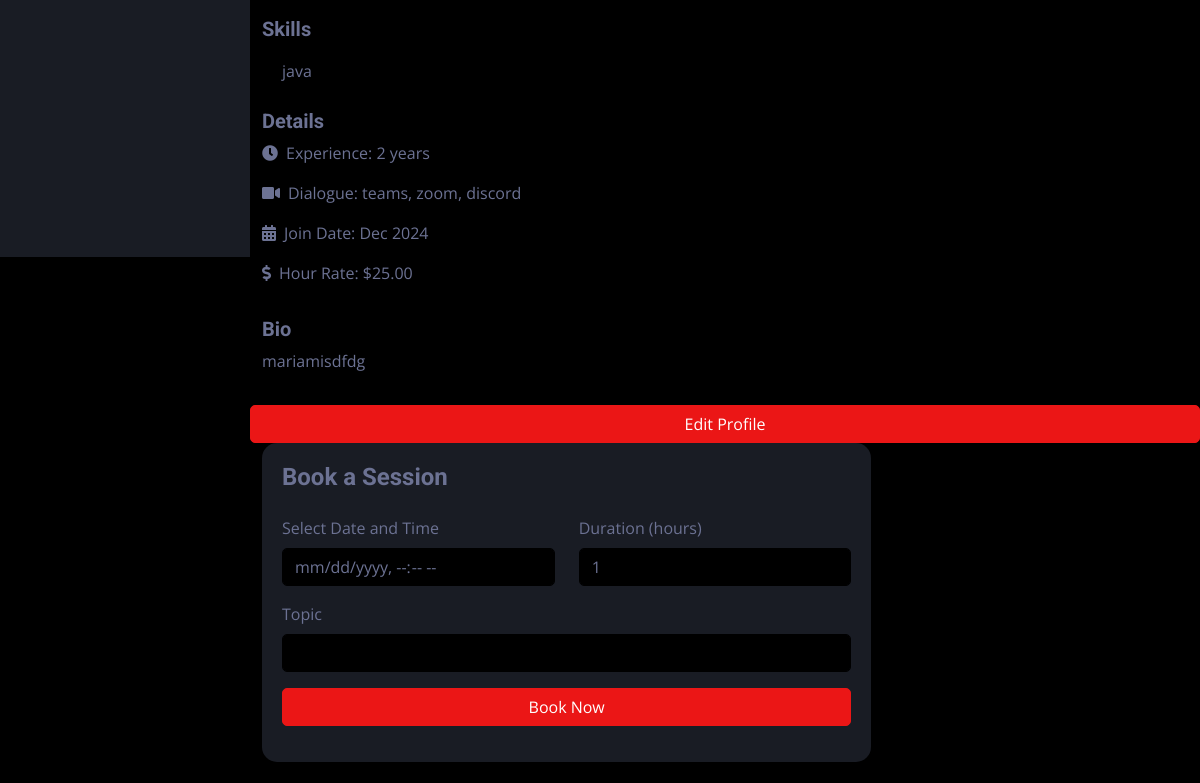
Page /teaching/teacher/1/ (middle part) on the earlier database version.
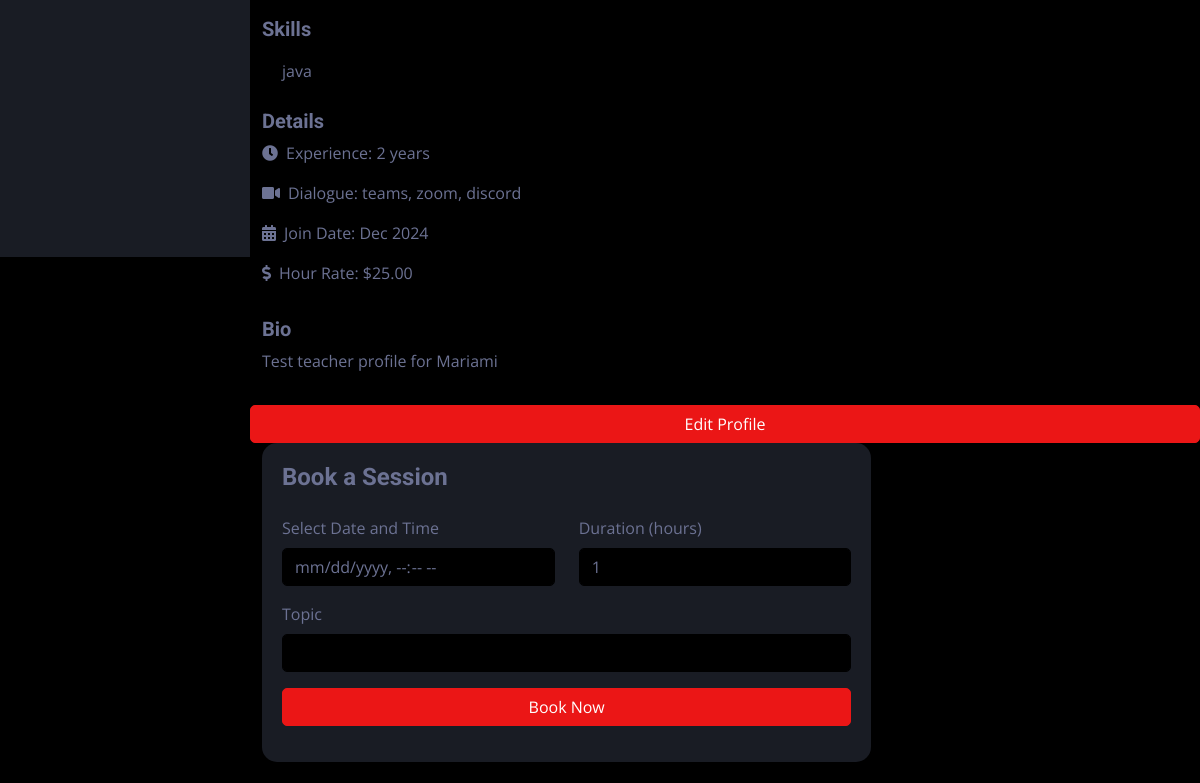
Same page on the later database version.
### teaching/models.py (models this page shows, shortened)
class TeacherProfile(models.Model):
    user = models.OneToOneField(settings.AUTH_USER_MODEL, on_delete=models.CASCADE, related_name='teacher_profile')
    profile_picture = models.ImageField(upload_to='profile_pictures/', blank=True, null=True)
    bio = models.TextField(null=True, blank=True)
    skills = models.ManyToManyField(Skill, blank=True)
    hourly_rate = models.DecimalField(max_digits=6, decimal_places=2, default=0.0)
    communication_methods = models.JSONField(default=list, blank=True)
    experience_years = models.PositiveIntegerField(default=0)
    rating = models.FloatField(default=0, validators=[MinValueValidator(0), MaxValueValidator(5)])
    total_reviews = models.PositiveIntegerField(default=0)
    join_date = models.DateField(auto_now_add=True)

### teaching/views.py (the view)
# urls.py: path('teacher/<int:teacher_id>/', views.teacher_profile_view, name='teacher_profile'),
def teacher_profile_view(request, teacher_id):
    teacher_profile = TeacherProfile.objects.get(id=teacher_id)
    reviews = Review.objects.filter(teacher_profile=teacher_profile).order_by('-created_at')
    avg_rating = reviews.aggregate(avg=Avg('rating'))['avg'] or 0
    review_count = reviews.count()
    context = {
        'teacher_profile': teacher_profile,
        'user': teacher_profile.user,
        'skills': teacher_profile.skills,
        'communication_methods': teacher_profile.communication_methods,
        'reviews': reviews,
        'avg_rating': avg_rating,
        'review_count': review_count,
    }
    return render(request, 'users/profile_teacher.html', context)

### bookings/context_processors.py (called while the page is built)
def unread_notifications(request):
    if request.user.is_authenticated:
        notifications = Notification.objects.filter(recipient=request.user, is_read=False)
        return {'notifications': notifications}
    return {'notifications': []}

### teaching/templatetags/custom_tags.py (called while the page is built)
@register.filter
def range_from(value):
    try:
        return range(int(value))
    except (TypeError, ValueError):
        return range(0)

@register.filter
def remaining_stars(value):
    try:
        return range(5 - int(float(value)))
    except (TypeError, ValueError):
        return range(5)

### users/context_processors.py (called while the page is built)
def navbar_data(request):
    if request.user.is_authenticated:
        messages = Message.objects.filter(receiver=request.user).order_by('-timestamp')[:5]
        notifications = Notification.objects.filter(user=request.user).order_by('-timestamp')[:5]
        return {'messages': messages, 'notifications': notifications}
    return {}

### users/templates/users/profile_teacher.html (shortened to what this page needs)
{% extends 'base.html' %}
   {% block content %}
 {% include 'components/sidebar.html' %}
    <div class="container py-5">
        <div class="row">
            {% include 'components/teacher_info.html' %}
            <a href="{% url 'teacher_profile_edit' %}" class="btn btn-primary">Edit Profile</a>
            <div class="col-lg-8">
                    {% include 'components/booking.html' with profile_teacher=teacher %}
            </div>
        </div>
    </div>
{% endblock %}

### templates/components/teacher_info.html (shortened to what this page needs)
<div class="mb-3">
    <h5 class="text-light">Skills</h5>
    <div class="d-flex flex-wrap">
        {% for skill in teacher_profile.skills.all %}
            <span class="skill-badge">{{ skill.name }}</span>
        {% endfor %}
    </div>
</div>
<div class="mb-3">
    <h5 class="text-light">Details</h5>
    <p><i class="fas fa-clock me-2"></i>Experience: {{ teacher_profile.experience_years }} years</p>
    <p><i class="fas fa-video me-2"></i>Dialogue: {{ teacher_profile.communication_methods|join:", " }}</p>
    <p><i class="fas fa-calendar-alt me-2"></i>Join Date: {{ teacher_profile.join_date|date:"M Y" }}</p>
    <p><i class="fas fa-dollar-sign me-2"></i>Hour Rate: ${{ teacher_profile.hourly_rate }}</p>
</div>
<div class="mb-3">
    <h5 class="text-light">Bio</h5>
    <p>{{ teacher_profile.bio }}</p>
</div>

Differences in the rows shown:
changed TeacherProfile "teams, zoom, discord": bio "mariamisdfdg" → "Test teacher profile for Mariami"
